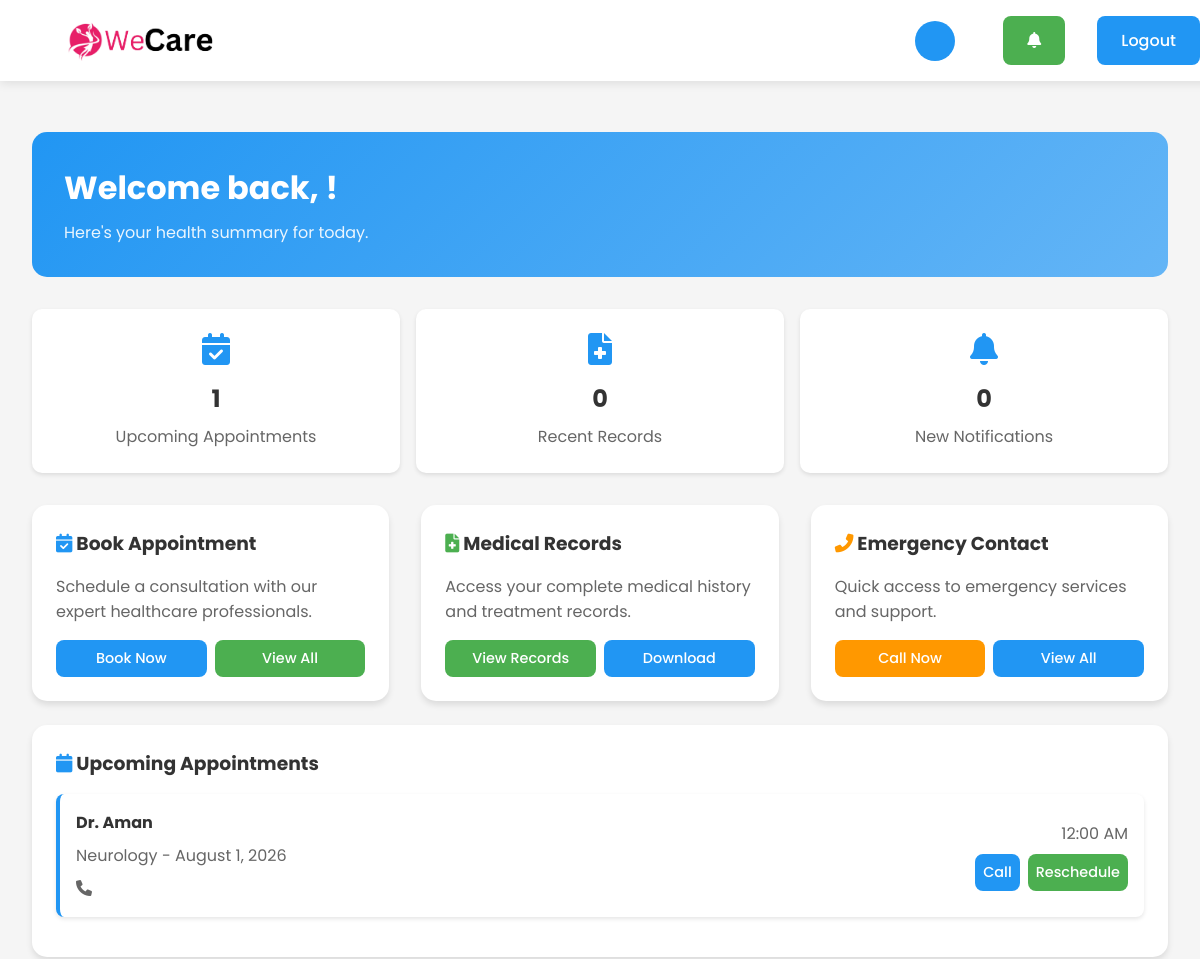
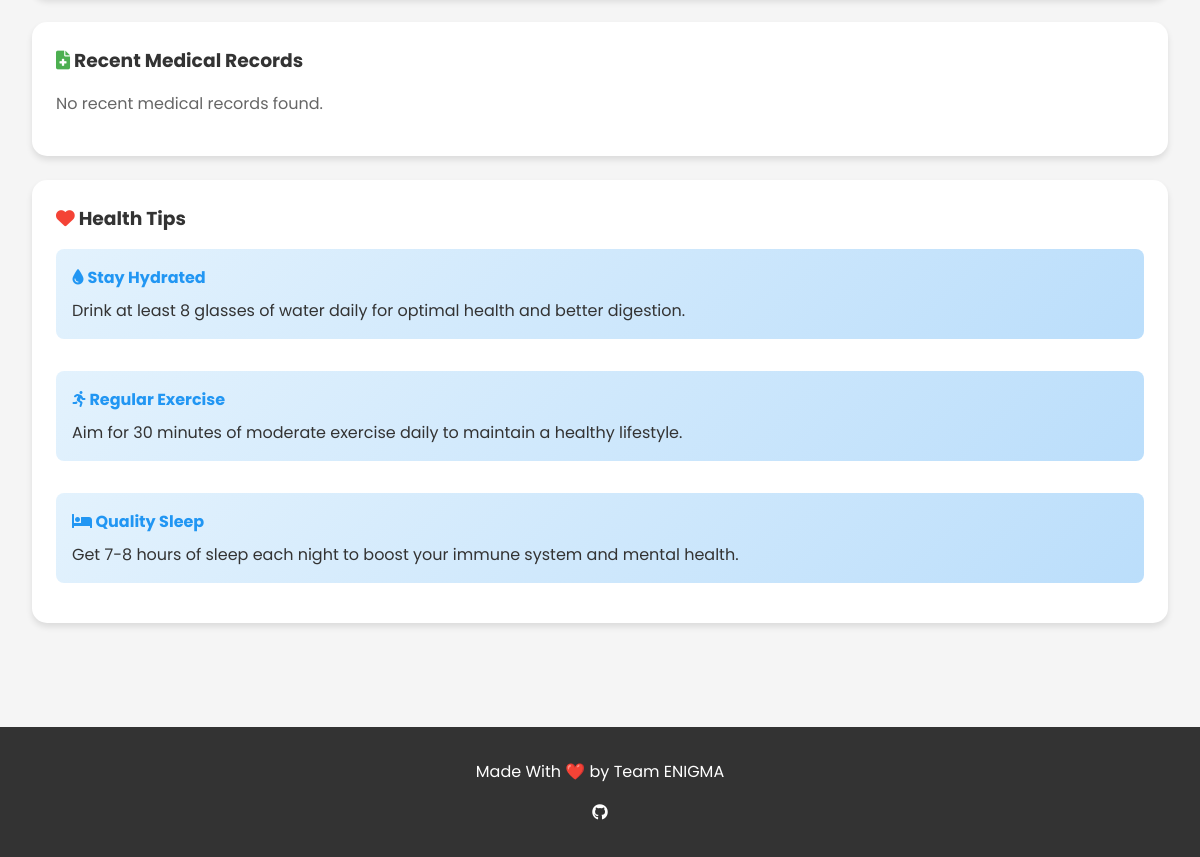
Page /patient/dashboard.php (signed in) on the committed database (2 pictures, top to bottom).
### tables this page shows
CREATE TABLE `appointments` (
  `appointment_id` int(11) NOT NULL,
  `patient_id` int(11) NOT NULL,
  `doctor_id` int(11) NOT NULL,
  `appointment_date` date NOT NULL,
  `appointment_time` time NOT NULL,
  `reason` text NOT NULL,
  `notes` text DEFAULT NULL,
  `preferred_communication` varchar(50) NOT NULL,
  `status` varchar(20) NOT NULL DEFAULT 'Scheduled',
  `created_at` timestamp NULL DEFAULT current_timestamp()
);

CREATE TABLE `doctors` (
  `doctor_id` int(11) NOT NULL,
  `full_name` varchar(100) NOT NULL,
  `email` varchar(100) NOT NULL,
  `password` varchar(255) NOT NULL,
  `phone` varchar(20) DEFAULT NULL,
  `specialization` varchar(100) NOT NULL,
  `qualification` varchar(100) NOT NULL,
  `experience` int(11) NOT NULL,
  `license_no` varchar(50) NOT NULL,
  `is_verified` tinyint(1) DEFAULT 0,
  `created_at` timestamp NULL DEFAULT current_timestamp(),
  `profile_image` varchar(255) DEFAULT NULL
);

### patient/dashboard.php (the view, shortened to what this page needs)
<?php
require_once __DIR__ . '/config.php';
$username = $_SESSION['user_name'];
$userId = $_SESSION['user_id'];
try {
    $stmt = $con->prepare("SELECT a.*, d.full_name as doctor_name, d.specialization, d.phone as doctor_phone
                          FROM appointments a
                          JOIN doctors d ON a.doctor_id = d.doctor_id
                          WHERE a.patient_id = ? AND a.appointment_date >= CURDATE()
                          ORDER BY a.appointment_date ASC
                          LIMIT 3");
    $stmt->bind_param("i", $userId);
    $stmt->execute();
    $upcomingAppointments = $stmt->get_result()->fetch_all(MYSQLI_ASSOC);
} catch (Exception $e) {
    $upcomingAppointments = [];
}
try {
    $stmt = $con->prepare("SELECT mr.*, d.full_name as doctor_name, d.specialization
                          FROM medical_records mr
                          JOIN doctors d ON mr.doctor_id = d.doctor_id
                          WHERE mr.patient_id = ?
                          ORDER BY mr.record_date DESC
                          LIMIT 3");
    $stmt->bind_param("i", $userId);
    $stmt->execute();
    $medicalRecords = $stmt->get_result()->fetch_all(MYSQLI_ASSOC);
} catch (Exception $e) {
    $medicalRecords = [];
}
try {
    $stmt = $con->prepare("SELECT * FROM notifications
                          WHERE user_id = ? AND user_type = 'patient' AND is_read = 0
                          ORDER BY created_at DESC
                          LIMIT 5");
    $stmt->bind_param("i", $userId);
    $stmt->execute();
    $notifications = $stmt->get_result()->fetch_all(MYSQLI_ASSOC);
} catch (Exception $e) {
    $notifications = [];
}
?>
<!DOCTYPE html>
<html lang="en">
<head>
    <link rel="stylesheet" href="https://cdnjs.cloudflare.com/ajax/libs/font-awesome/6.0.0/css/all.min.css">
</head>
<body>
    <nav class="navbar">
        <div class="container" style="display: flex; justify-content: space-between; align-items: center;">
            <div style="display: flex; align-items: center;">
                <img src="assets/images/thrive_logo.png" alt="WeCare Logo" style="height: 40px; margin-right: 1rem;">
                </div>
            <div style="display: flex; align-items: center; gap: 2rem;">
                <div class="profile-section">
                    <div class="profile-icon">
                    </div>
                                    </div>
                <div style="position: relative;">
                    <a href="notifications.php" class="btn btn-secondary">
                        <i class="fas fa-bell"></i>
                    </a>
                </div>
                <a href="?logout=true" class="btn btn-primary">Logout</a>
            </div>
        </div>
    </nav>
    <main class="main-content">
        <div class="container">
            <section class="welcome-section">
                <h2 style="margin: 0; font-size: 2rem;">Welcome back, <?php echo htmlspecialchars($username); ?>!</h2>
                <p style="margin: 0.5rem 0 0; opacity: 0.9;">Here's your health summary for today.</p>
            </section>
            <div class="quick-stats">
                <div class="stat-card">
                    <i class="fas fa-calendar-check"></i>
                    <h3><?php echo count($upcomingAppointments); ?></h3>
                    <p>Upcoming Appointments</p>
                        </div>
                <div class="stat-card">
                    <i class="fas fa-file-medical"></i>
                    <h3><?php echo count($medicalRecords); ?></h3>
                    <p>Recent Records</p>
                    </div>
                <div class="stat-card">
                    <i class="fas fa-bell"></i>
                    <h3><?php echo count($notifications); ?></h3>
                    <p>New Notifications</p>
                </div>
            </div>
            <div class="grid">
                <div class="card">
                    <h3 style="margin: 0 0 1rem; color: var(--dark-text);">
                        <i class="fas fa-calendar-check" style="color: var(--primary-color);"></i>
                        Book Appointment
                    </h3>
                    <p style="color: var(--light-text);">Schedule a consultation with our expert healthcare professionals.</p>
                    <div class="action-buttons">
                        <a href="book_appointment.php" class="btn btn-primary">Book Now</a>
                        <a href="appointments.php" class="btn btn-secondary">View All</a>
                        </div>
                        </div>
                <div class="card">
                    <h3 style="margin: 0 0 1rem; color: var(--dark-text);">
                        <i class="fas fa-file-medical" style="color: var(--secondary-color);"></i>
                        Medical Records
                    </h3>
                    <p style="color: var(--light-text);">Access your complete medical history and treatment records.</p>
                    <div class="action-buttons">
                        <a href="patient_medical_history.php" class="btn btn-secondary">View Records</a>
                        <a href="download_records.php" class="btn btn-primary">Download</a>
                    </div>
                </div>
                <div class="card">
                    <h3 style="margin: 0 0 1rem; color: var(--dark-text);">
                        <i class="fas fa-phone-alt" style="color: var(--accent-color);"></i>
                        Emergency Contact
                    </h3>
                    <p style="color: var(--light-text);">Quick access to emergency services and support.</p>
                    <div class="action-buttons">
                        <a href="tel:911" class="btn btn-accent">Call Now</a>
                        <a href="emergency_contacts.php" class="btn btn-primary">View All</a>
                    </div>
                </div>
            </div>
            <section class="card">
                <h3 style="margin: 0 0 1rem; color: var(--dark-text);">
                    <i class="fas fa-calendar" style="color: var(--primary-color);"></i>
                    Upcoming Appointments
                </h3>
                <?php if (empty($upcomingAppointments)): ?>
                    <p style="color: var(--light-text);">No upcoming appointments scheduled.</p>
                <?php else: ?>
                    <div style="display: grid; gap: 1rem;">
                        <?php foreach ($upcomingAppointments as $appointment): ?>
                            <div class="appointment-card">
                                <div style="display: flex; justify-content: space-between; align-items: center;">
                                    <div>
                                        <h4 style="margin: 0; color: var(--dark-text);">Dr. <?php echo htmlspecialchars($appointment['doctor_name']); ?></h4>
                                        <p style="margin: 0.5rem 0 0; color: var(--light-text);">
                                            <?php echo htmlspecialchars($appointment['specialization']); ?> -
                                            <?php echo date('F j, Y', strtotime($appointment['appointment_date'])); ?>
                                        </p>
                                        <p style="margin: 0.5rem 0 0; color: var(--light-text);">
                                            <i class="fas fa-phone"></i> <?php echo htmlspecialchars($appointment['doctor_phone']); ?>
                                        </p>
                                    </div>
                                    <div style="text-align: right;">
                                        <span style="color: var(--light-text);">
                                            <?php echo date('g:i A', strtotime($appointment['appointment_date'])); ?>
                                        </span>
                                        <div class="action-buttons" style="margin-top: 0.5rem;">
                                            <a href="tel:<?php echo htmlspecialchars($appointment['doctor_phone']); ?>" class="btn btn-primary">Call</a>
                                            <a href="reschedule.php?id=<?php echo $appointment['appointment_id']; ?>" class="btn btn-secondary">Reschedule</a>
                                        </div>
                                    </div>
                                </div>
                            </div>
                        <?php endforeach; ?>
                    </div>
                <?php endif; ?>
            </section>
            <section class="card">
                <h3 style="margin: 0 0 1rem; color: var(--dark-text);">
                    <i class="fas fa-file-medical" style="color: var(--secondary-color);"></i>
                    Recent Medical Records
                </h3>
                <?php if (empty($medicalRecords)): ?>
                    <p style="color: var(--light-text);">No recent medical records found.</p>
                <?php endif; ?>
    </section>
            <section class="card">
                <h3 style="margin: 0 0 1rem; color: var(--dark-text);">
                    <i class="fas fa-heart" style="color: var(--danger-color);"></i>
                    Health Tips
                </h3>
                <div style="display: grid; gap: 1rem;">
                    <div class="health-tip">
                        <h4><i class="fas fa-tint"></i> Stay Hydrated</h4>
                        <p>Drink at least 8 glasses of water daily for optimal health and better digestion.</p>
                    </div>
                    <div class="health-tip">
                        <h4><i class="fas fa-running"></i> Regular Exercise</h4>
                        <p>Aim for 30 minutes of moderate exercise daily to maintain a healthy lifestyle.</p>
                        </div>
                    <div class="health-tip">
                        <h4><i class="fas fa-bed"></i> Quality Sleep</h4>
                        <p>Get 7-8 hours of sleep each night to boost your immune system and mental health.</p>
                    </div>
                </div>
            </section>
        </div>
    </main>
    <?php require_once 'includes/footer.php'; ?>
</body>
</html>

### patient/dashboard.php (style rules this page uses)
:root { --primary-color: #2196f3; --secondary-color: #4CAF50; --accent-color: #ff9800; --danger-color: #f44336; --light-bg: #f5f5f5; --dark-text: #333; --light-text: #666; --border-color: #e0e0e0; }
body { font-family: 'Poppins', sans-serif; background-color: var(--light-bg); margin: 0; padding: 0; color: var(--dark-text); }
.navbar { background-color: #ffffff; box-shadow: 0 2px 10px rgba(0,0,0,0.1); padding: 1rem 2rem; position: fixed; width: 100%; top: 0; z-index: 1000; }
.container { max-width: 1200px; margin: 0 auto; padding: 0 2rem; }
.main-content { margin-top: 100px; padding: 2rem 0; }
.card { background: white; border-radius: 15px; padding: 1.5rem; box-shadow: 0 4px 6px rgba(0,0,0,0.1); margin-bottom: 1.5rem; transition: transform 0.3s ease; }
.grid { display: grid; grid-template-columns: repeat(auto-fit, minmax(300px, 1fr)); gap: 2rem; }
.btn { display: inline-block; padding: 0.75rem 1.5rem; border-radius: 8px; text-decoration: none; font-weight: 500; transition: all 0.3s ease; border: none; cursor: pointer; text-align: center; }
.btn-primary { background-color: var(--primary-color); color: white; }
.btn-secondary { background-color: var(--secondary-color); color: white; }
.btn-accent { background-color: var(--accent-color); color: white; }
.profile-section { display: flex; align-items: center; gap: 1rem; }
.profile-icon { width: 40px; height: 40px; border-radius: 50%; background-color: var(--primary-color); color: white; display: flex; align-items: center; justify-content: center; font-weight: bold; }
.welcome-section { background: linear-gradient(135deg, var(--primary-color), #64b5f6); color: white; border-radius: 15px; padding: 2rem; margin-bottom: 2rem; }
.quick-stats { display: grid; grid-template-columns: repeat(auto-fit, minmax(200px, 1fr)); gap: 1rem; margin-bottom: 2rem; }
.stat-card { background: white; padding: 1.5rem; border-radius: 10px; text-align: center; box-shadow: 0 2px 4px rgba(0,0,0,0.1); }
.stat-card i { font-size: 2rem; color: var(--primary-color); margin-bottom: 0.5rem; }
.stat-card h3 { margin: 0.5rem 0; font-size: 1.5rem; }
.stat-card p { margin: 0; color: var(--light-text); }
.appointment-card { border-left: 4px solid var(--primary-color); padding: 1rem; margin-bottom: 1rem; background: white; border-radius: 8px; box-shadow: 0 2px 4px rgba(0,0,0,0.1); }
.action-buttons { display: flex; gap: 0.5rem; margin-top: 1rem; }
.action-buttons .btn { flex: 1; padding: 0.5rem; font-size: 0.9rem; }
.health-tip { background: linear-gradient(135deg, #e3f2fd, #bbdefb); padding: 1rem; border-radius: 8px; margin-bottom: 1rem; }
.health-tip h4 { color: var(--primary-color); margin: 0 0 0.5rem 0; }
.health-tip p { margin: 0; color: var(--dark-text); }

### rows in the picture
appointments: doctor.full_name "Aman", doctor.specialization "Neurology", appointment_date "August 1, 2026", appointment_date "12:00 AM"

### other values in the picture
count($upcomingAppointments) "1"
count($medicalRecords) "0"
count($notifications) "0"
